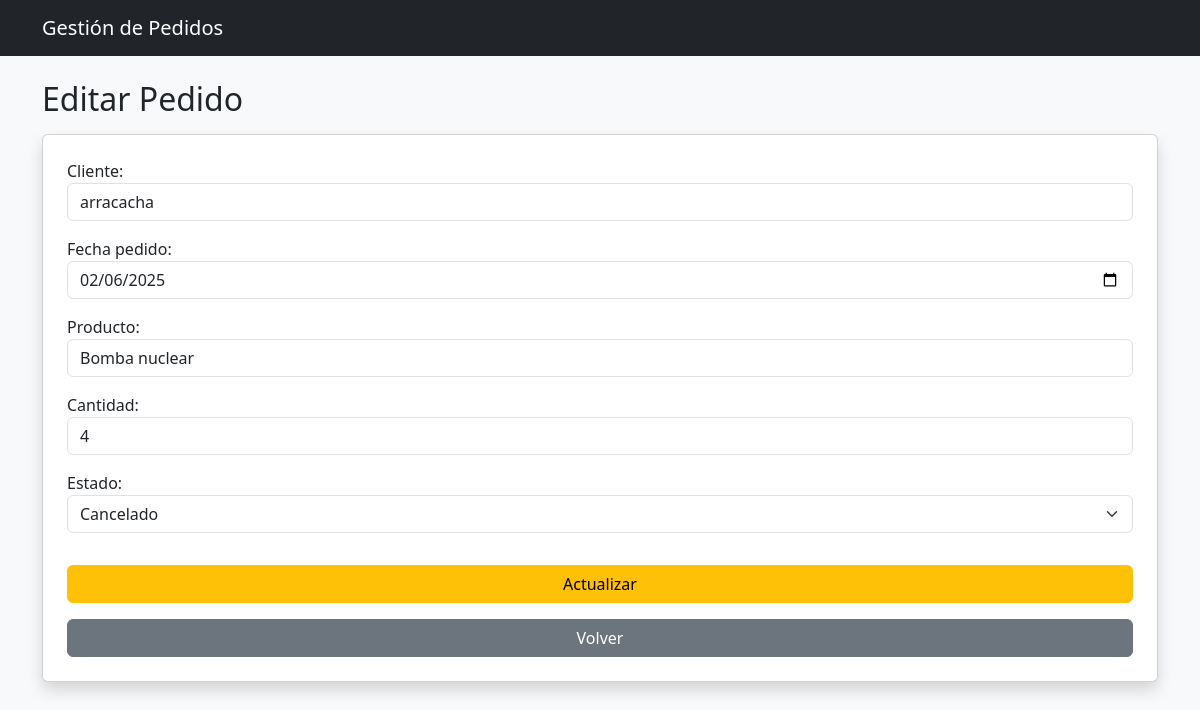
The page /pedidos/actualizar/2/ on the database its author committed.
### pedidos/models.py (models this page shows, shortened)
class Pedido(models.Model):
    ESTADOS_CHOICES = [
        ('pendiente', 'Pendiente'),
        ('procesando', 'Procesando'),
        ('enviado', 'Enviado'),
        ('entregado', 'Entregado'),
        ('cancelado', 'Cancelado'),
]
    cliente = models.CharField(max_length=100)
    fecha_pedido = models.DateField(null=True, blank=True)
    producto = models.CharField(max_length=100)
    cantidad = models.IntegerField()
    estado = models.CharField(max_length=20, choices=ESTADOS_CHOICES,
default=('pendiente'))

### pedidos/views.py (the view)
# urls.py: path('actualizar/<int:pk>/', views.actualizar_pedido, name='actualizar_pedido'),
def actualizar_pedido(request, pk):
    pedido = get_object_or_404(Pedido, pk=pk)
    if request.method == ('POST'):
        form = PedidoForm(request.POST, instance=pedido)
        if form.is_valid():
           form.save()
           return redirect('listar_pedidos')
    else:
        form = PedidoForm(instance=pedido)
    return render(request, 'pedidos/actualizar_pedido.html', {'form': form, 'pedido': pedido})

### pedidos/forms.py
class PedidoForm(forms.ModelForm):
   class Meta:
    model = Pedido
    fields = ['cliente', 'fecha_pedido', 'producto', 'cantidad', 'estado']
    widgets = {
    'fecha_pedido': forms.DateInput(attrs={'type': 'date', 'class': 'form-control'}),
    'cliente': forms.TextInput(attrs={'class': 'form-control'}),
    'producto': forms.TextInput(attrs={'class': 'form-control'}),
    'cantidad': forms.NumberInput(attrs={'class': 'form-control'}),
    'estado': forms.Select(attrs={'class': 'form-select'}),
    }

### pedidos/templates/pedidos/actualizar_pedido.html (shortened to what this page needs)
{% extends "pedidos/base.html" %}
{% block contenido %}
<h2 class="mb-3">Editar Pedido</h2>
<form method="POST" class="card p-4 shadow">
{{ form.as_p }}
<button class="btn btn-warning mt-3">Actualizar</button>
<a href="/pedidos/" class="btn btn-secondary mt-3">Volver</a>
</form>
{% endblock %}

### rows shown on the page
Pedido: cliente "arracacha", fecha_pedido "02/06/2025", producto "Bomba nuclear", cantidad "4", estado "Cancelado"
